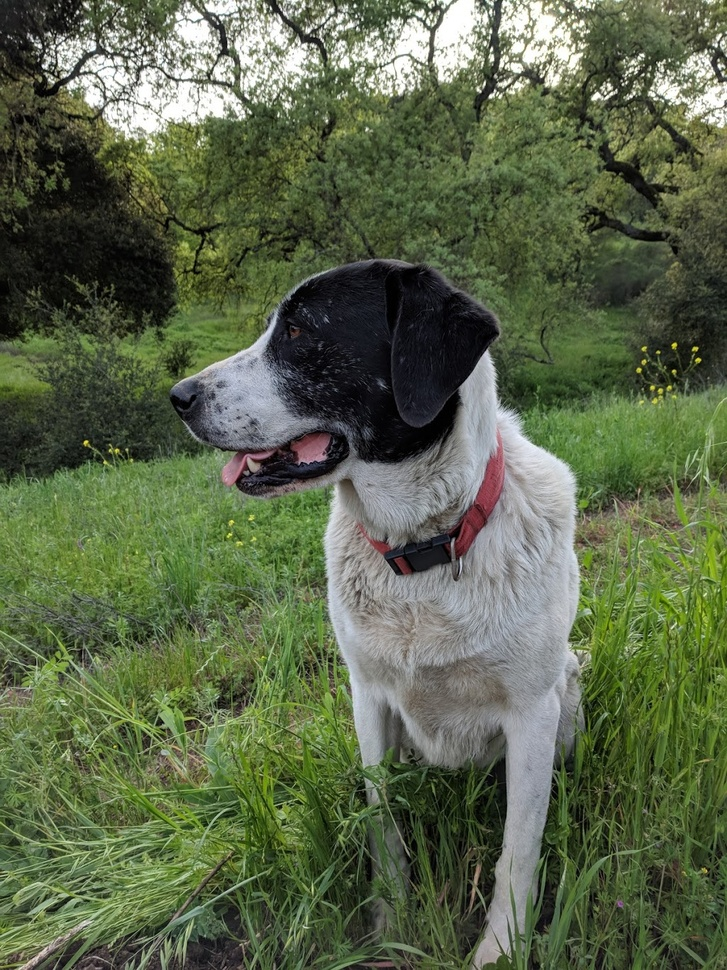
#> input picture DATA/sammy.jpg, 727 x 970 px, shrunk from 1025 x 1367 before the run; the run also reads 1 picture not shown here
$ jupyter execute edge_n_grid_detection.ipynb   (shell and % lines are left out)
#> lines starting #> are read from the running program, lines starting #| are printed output that depends on the picture; after the words box and inside, x2 and y2 are one past the last pixel; in counts of white or black regions, pixels touching at a corner belong together
[cell 1]
import cv2
import numpy as np
import matplotlib.pyplot as plt

[cell 2]
def display_img(img,cmap = None):
    fig = plt.figure(figsize=(15,15))
    ax = fig.add_subplot(111)
    ax.imshow(img,cmap)

[cell 3]
img = cv2.imread("../DATA/sammy.jpg")
#> img is the input picture: shape (970, 727, 3); mean B, G, R 74.2, 102.6, 91.2
img_rgb = cv2.cvtColor(img,cv2.COLOR_BGR2RGB)

display_img(img_rgb)

[cell 4]
blurred_img = cv2.blur(img,ksize=(7,7))
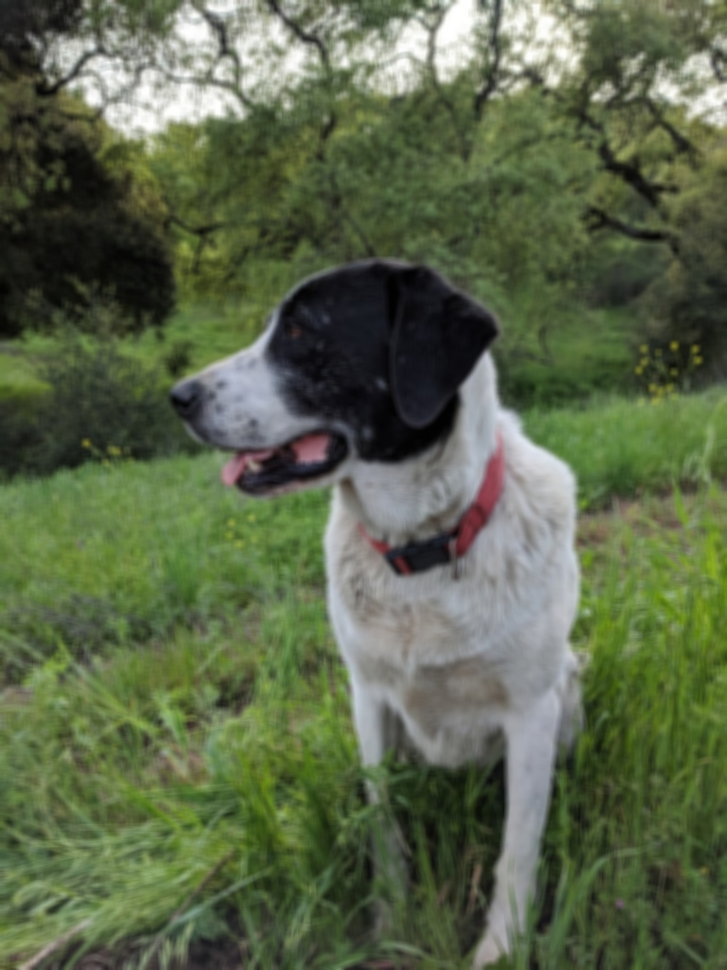
#> blurred_img: shape (970, 727, 3); mean B, G, R 74.2, 102.6, 91.2

# Formula to select the starting threshold value
med_val = np.median(img)
#> med_val = 81

# Select whichever is greater either 0 or 70% of the median value
lower_threshold = int(max(0,0.7*med_val))
#> lower_threshold = 56

# Select whichever is the samller either 255 or 130% of the median value
upper_threshold = int((min(255,1.3*med_val)))
#> upper_threshold = 105

img_edge = cv2.Canny(blurred_img,threshold1=lower_threshold,threshold2=upper_threshold)
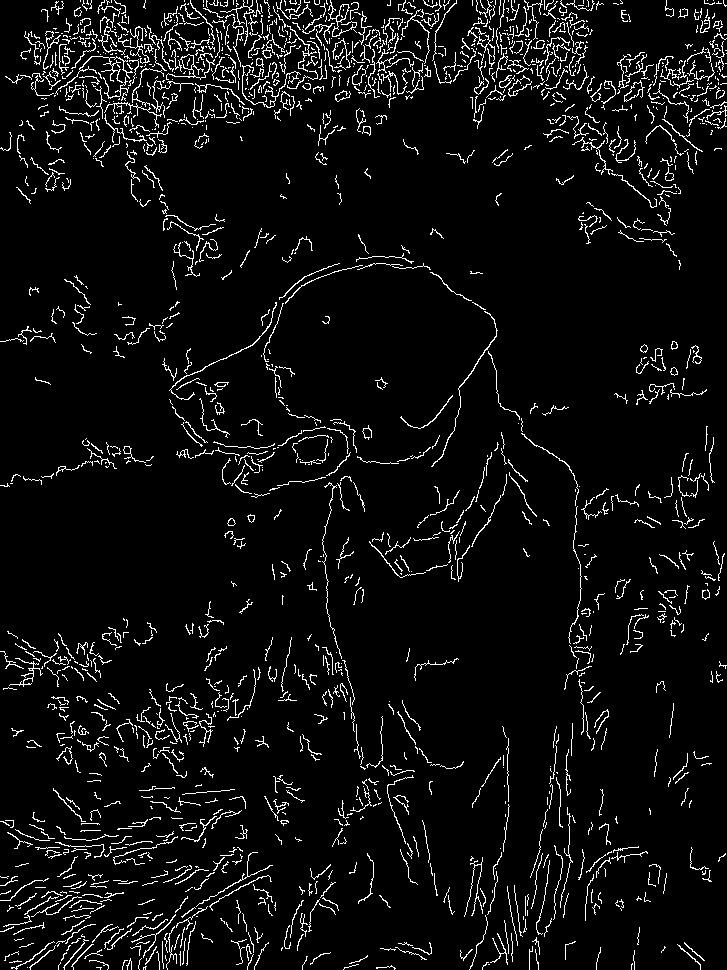
#> img_edge: shape (970, 727); 5.6% white in thin lines or dots

display_img(img_edge)

[cell 5]
flat_chess_img = cv2.imread("../DATA/flat_chessboard.png")
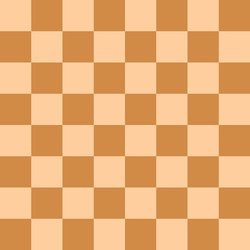
#> input picture DATA/flat_chessboard.png, 250 x 250 px, shrunk from 352 x 352 before the run
#> flat_chess_img is the input picture: shape (250, 250, 3); mean B, G, R 114.5, 172.5, 231.8

display_img(flat_chess_img)

[cell 6]
# (7,7) = The number of squares - 1 since the edge boxes cant be detected
found , corners = cv2.findChessboardCorners(flat_chess_img,(7,7))
#> found = True; corners = 49 rows, first 8: [30.69, 30.69], [62, 30.69], [93.31, 30.69], [124.5, 30.68], [155.7, 30.69], [187, 30.69], [218.3, 30.69], [30.68, 62.03]

print(found)
#| True

print("\n")

print(corners)
#> (printed output is left out)

[cell 7]
cv2.drawChessboardCorners(flat_chess_img,(7,7),corners,found)
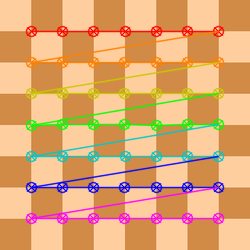
#> flat_chess_img: shape (250, 250, 3); 17.6% of pixels changed, all inside (x1, y1, x2, y2) = (25, 25, 225, 225)

display_img(flat_chess_img)

[cell 8]
dot_img =cv2.imread("../DATA/dot_grid.png")

found, corners = cv2.findCirclesGrid(dot_img,(10,10),cv2.CALIB_CB_SYMMETRIC_GRID)
#> found = False

found
#> Out = False
